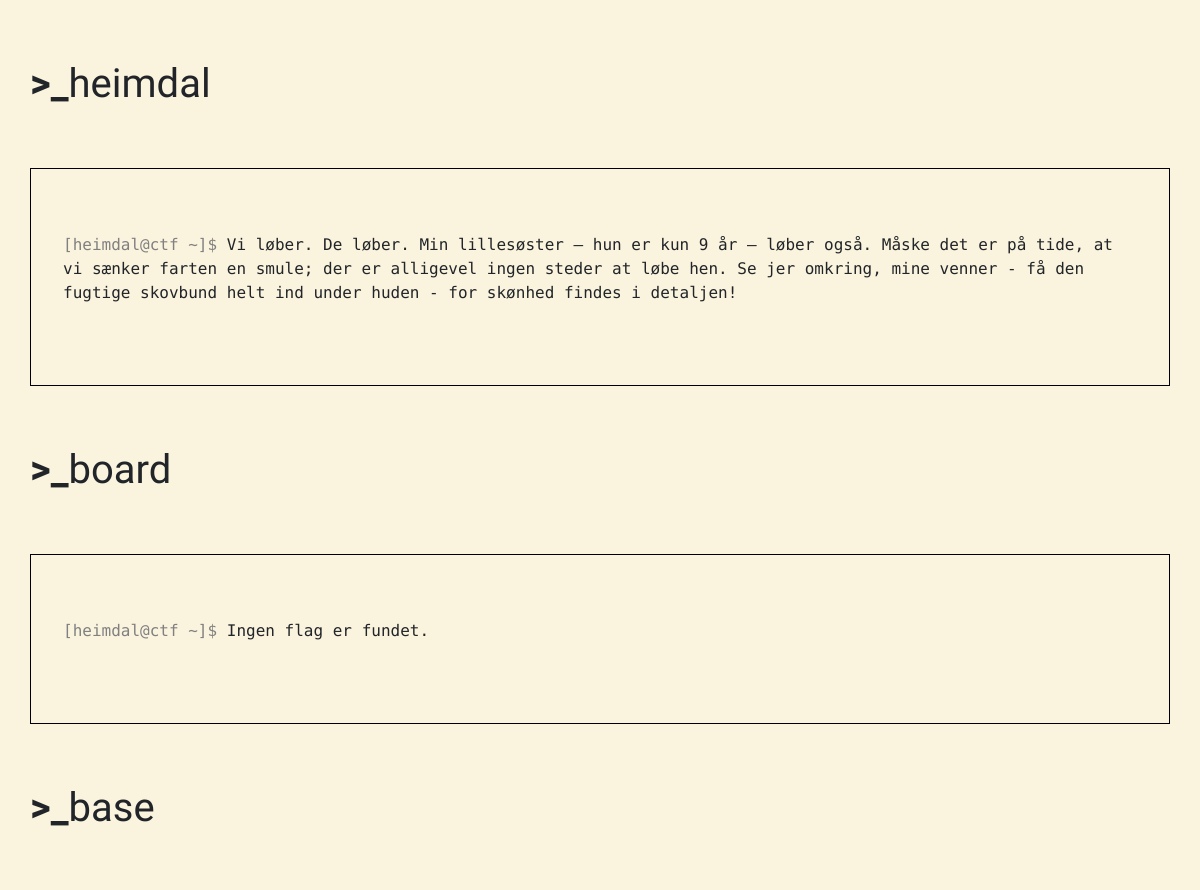
Before: / (upper part) with the older database file.
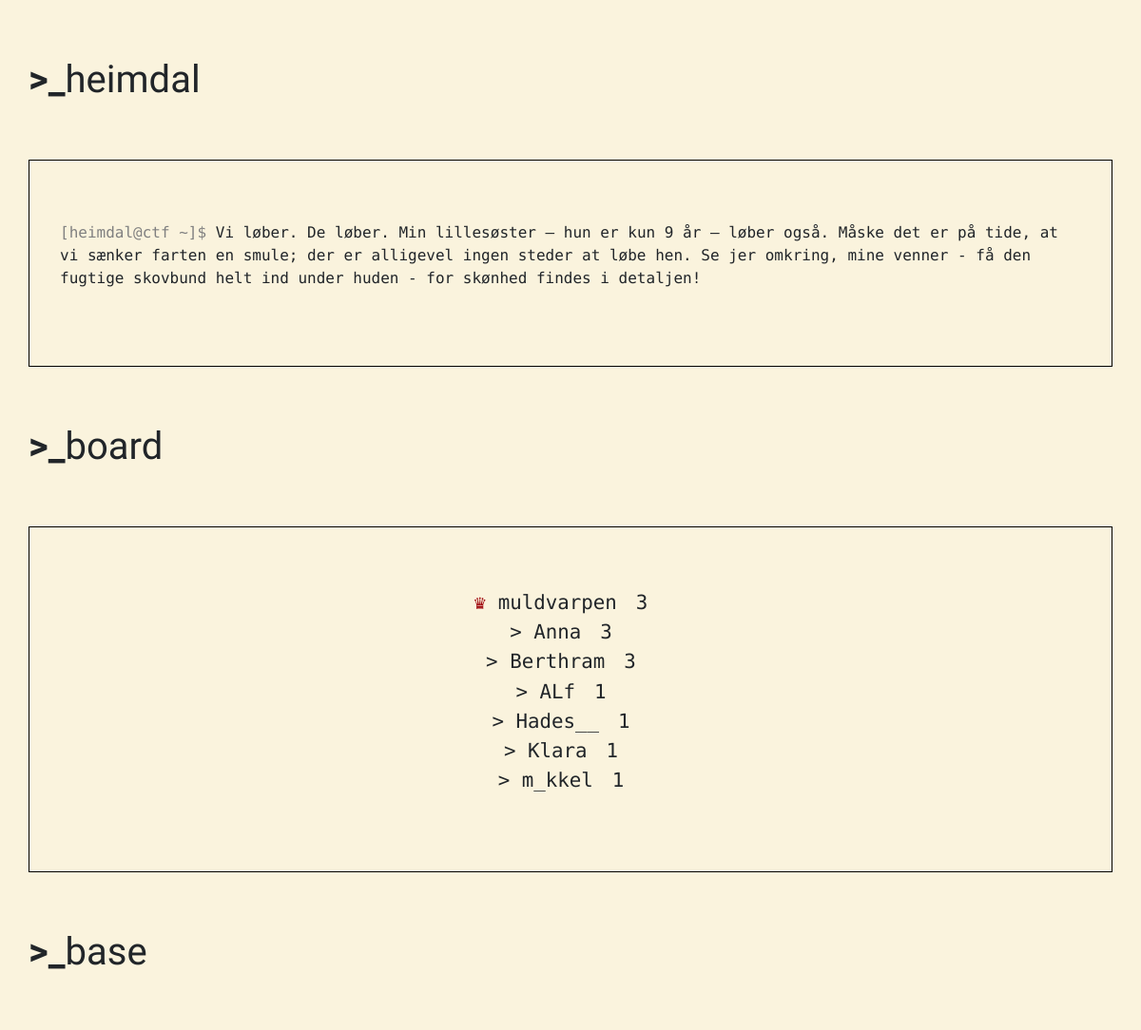
After: the same page with the newer database file.
### app/models.py (models this page shows, shortened)
class Player(db.Model):
    id = db.Column(db.Integer, primary_key=True)
    alias = db.Column(db.String(64), index=True, unique=True)
    alias_hash = db.Column(db.String(128))
    flags = db.Column(db.String())
    score = db.Column(db.Integer)

### app/routes.py (the view, shortened to what this page needs)
@app.route('/', methods=['GET', 'POST'])
def index():
    form = FlagForm()
    players = Player.query.order_by(Player.score.desc()).all()
    res = make_response(render_template('index.html', form=form, players=players))
    res.set_cookie('flag', '49b0462b3eeb50e1fa0c08ce15ff6167', max_age=60*60*24*365*2)
    return res

### app/templates/index.html (shortened to what this page needs)
{% extends 'base.html' %}
{% block content %}
<div class="container">
  <div class="block">
    <h1 class="row">Heimdal</h1>
    <div class="jumbotron row">
      <p>Vi løber. De løber. Min lillesøster – hun er kun 9 år – løber også. Måske det er på tide, at vi sænker farten en smule; der er alligevel ingen steder at løbe hen. Se jer omkring, mine venner - få den fugtige skovbund helt ind under huden - for skønhed findes i detaljen!</p>
    </div>
  </div>
  <div class="block">
    <h1 class="row">board</h1>
    <div class="jumbotron row {% if players %}centered{% endif %}">
      {% if players %}
      <ul class="leaderboard">
        {% for player in players %}
        <li><span class="player-alias">{{ player.alias }}</span><span class="player-score">{{ player.score }}</span></li>
        {% endfor %}
      </ul>
      {% else %}
      <p>Ingen flag er fundet.</p>
      {% endif %}
    </div>
  </div>
  <div class="block">
    <h1 class="row">base</h1>
  </div>
</div>
{% endblock %}

### app/templates/base.html (shortened to what this page needs)
<!DOCTYPE html>
<html class="no-js" lang="en">
<head>
  <link rel="stylesheet" type="text/css" href="/static/css/main.css">
  <link rel="stylesheet" href="https://stackpath.bootstrapcdn.com/bootstrap/4.5.2/css/bootstrap.min.css">
</head>
<body>
  <div class="container-fluid">
      {% block content %}{% endblock %}
  </div>
</body>
</html>

### app/static/css/main.css (style rules this page uses)
html, body, div.container-fluid { background-color: #faf3dd; margin-left: 0px; margin-right: 0px; padding-left: 0px; padding-right: 0px; }
html, body, p, a { font-family: 'Cutive Mono', monospace; }
.jumbotron p::before { content: '[heimdal@ctf ~]$ '; color: grey; }
body h1 { font-family: 'Gravitas One', monospace; text-transform: lowercase; margin: 60px 0 60px 0; }
body h1::before { content: '>_ '; font-weight: bold; }
body .jumbotron { border-radius: 0px; background-color: transparent; border: solid 1px #000; }
.jumbotron.centered { display: flex; justify-content: center; align-items: center; flex-direction: column; }
ul.leaderboard { list-style: none; text-align: center; padding-left: 0px; }
ul.leaderboard li { font-family: 'Cutive Mono', monospace; font-size: 1.3rem; }
ul.leaderboard li .player-score { padding: 20px; }
ul.leaderboard li:first-child::before { content: '♛ '; color: #9D0208; }
ul.leaderboard li:not(:first-child)::before { content: '> '; }

Changed rows visible on the page:
added Player: alias "muldvarpen", score "3"
added Player: alias "Anna", score "3"
added Player: alias "Berthram", score "3"
added Player: alias "ALf", score "1"
added Player: alias "Hades__", score "1"
added Player: alias "Klara", score "1"
added Player: alias "m_kkel", score "1"
Other visible differences:
text no longer shown: "Ingen flag er fundet."
